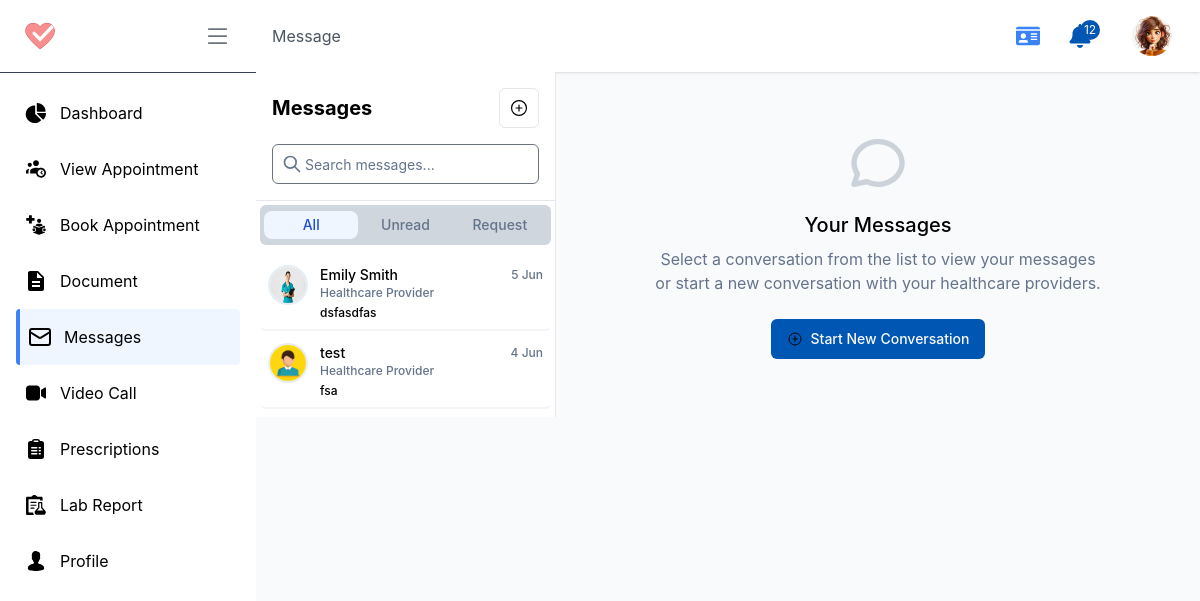
The app's page /p/message/ (signed in), older data.
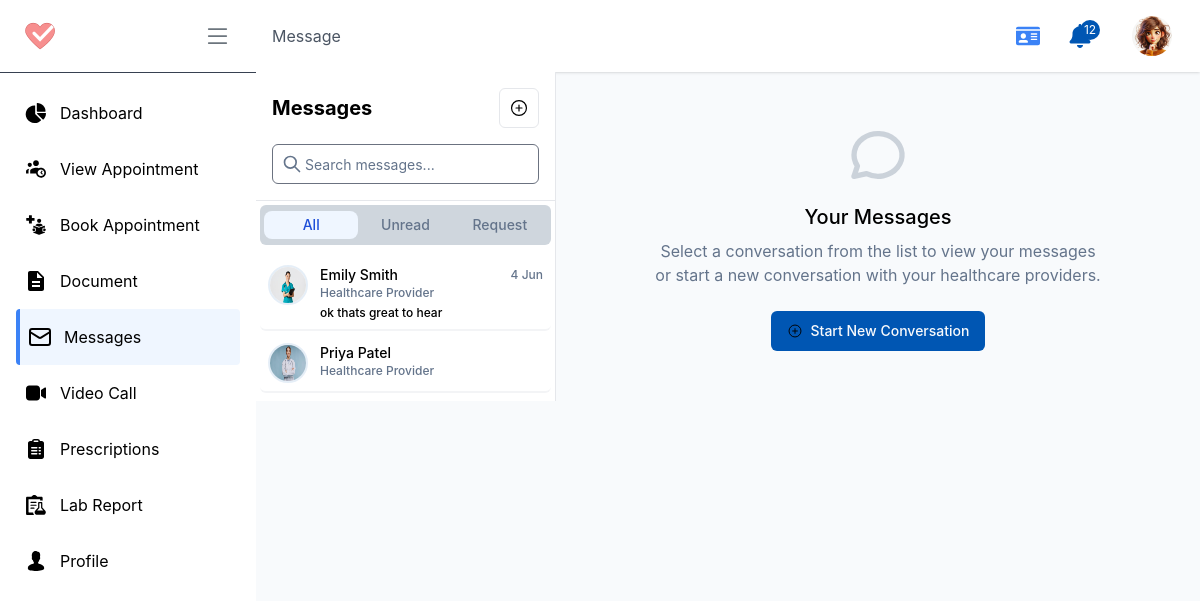
The same page, newer data.
### account/models.py (models this page shows, shortened)
class Conversation(models.Model):
    participants = models.ManyToManyField(Profile, related_name='conversations')
    status_choices = (
        ('active', 'Active'),
        ('requested', 'Requested'),
        ('archived', 'Archived'),
        ('deleted', 'Deleted'),
    )
    status = models.CharField(max_length=10, choices=status_choices, default='requested')
    created_at = models.DateTimeField(auto_now_add=True)

class Profile(models.Model):
    user = models.OneToOneField(User, on_delete=models.CASCADE, related_name="profile")
    role = models.CharField(max_length=10, choices=USER_ROLES, default='patient')
    profile_pic = models.ImageField(upload_to='profile_pictures/', default='profile_pictures/default.jpg')
    phone_regex = RegexValidator(regex=r'^\+?1?\d{9,15}$', message="Phone number must be entered in the format: '+999999999'. Up to 15 digits allowed.")
    ph_number = models.CharField(validators=[phone_regex], max_length=16, blank=True) # validators should be a list
    address = models.CharField(max_length=255, blank=True)
    date_of_birth = models.DateField(null=True, blank=True)
    gender = models.CharField(max_length=10, choices=[('male', 'Male'), ('female', 'Female'), ('other', 'Other')], blank=True)
    email_notification = models.BooleanField(default=True)
    sms_notification = models.BooleanField(default=True)
    reminders = models.BooleanField(default=True)
    created_at = models.DateTimeField(auto_now_add=True)
    updated_at = models.DateTimeField(auto_now=True)
    is_active = models.BooleanField(default=True)
    is_verified = models.BooleanField(default=False)

class Message(models.Model):
    conversation = models.ForeignKey(Conversation, on_delete=models.CASCADE, related_name='messages')
    sender       = models.ForeignKey(Profile, on_delete=models.CASCADE, related_name='sent_messages')
    content      = models.TextField()
    file        = models.FileField(upload_to='conversation_files/', blank=True, null=True)
    timestamp    = models.DateTimeField(auto_now_add=True)
    read         = models.BooleanField(default=False)
    class Meta:
        ordering = ['timestamp']

### patient/views.py (the view)
# urls.py: path('message/', message, name='message'),
def message(request: HttpRequest):
    profile : Profile = request.user.profile
    conversations = Conversation.objects.filter(
        participants=profile
    )
    connected_paritcipants = []
    for conversation in conversations:
        conversation.other_participant = conversation.participants.exclude(
            id=profile.id
        ).first()
        if conversation.other_participant:
            connected_paritcipants.append(conversation.other_participant)
        conversation.last_message = conversation.messages.last()
        print (conversation.status )
        conversation.has_unread = conversation.messages.filter(
            read=False
        ).exclude(sender=profile).exists()
    connected_ids = [p.id for p in connected_paritcipants]
    connected_ids.append(profile.id)
    if profile.role == 'doctor':
        not_connected_usr = Profile.objects.exclude(id__in=connected_ids).filter(role='patient')
    else:
        not_connected_usr = Profile.objects.exclude(id__in=connected_ids).filter(role='doctor')
    context = {
        'profile': profile,
        'conversations': conversations,
        'not_connected_usr': not_connected_usr,
    }
    return render(request, 'pages/patient/message.html', context)

### home/templatetags/url_resolver.py (called while the page is built)
@register.simple_tag
def role_to_url(role, destination):
    try:
        return reverse(f"{role}:{destination}")
    except NoReverseMatch:
        return "#"  # fallback URL if the view is not found

### templates/pages/patient/message.html (shortened to what the changed rows need)
{% extends "pages/patient/P_base.html" %}
{% load static %}
{% block content %}
<section>
    <div class="grid md:grid-cols-[300px_1fr]">
        <div id="sidebarConvList"
            class="hidden md:flex flex-col border-r h-[calc(100vh-4rem)] w-3/4 md:w-auto  absolute md:relative bg-white z-20">
            <div class="p-4 border-b">
                <div class="flex items-center justify-between mb-4">
                    <h2 class="text-xl font-bold">Messages</h2>
                </div>
            </div>
            <div class="flex-1 overflow-auto">
                <div id="conversation-list" class="space-y-1 px-1 py-2">
                    {% for conversation in conversations %}
                    <button  data-unread="{{ conversation.has_unread }}" data-conversation-id="{{ conversation.id }}" class="conversation-item flex items-start gap-3 p-2 rounded-md w-full text-left transition-colors font-medium border-b-2 border-gray-100 hover:bg-gray-50 {% if conversation.id == active_conversation_id %}bg-blue-50 {% endif %}">
                        <div class="relative">
                            <div class="relative flex h-10 w-10 shrink-0 overflow-hidden rounded-full border-2 border-primary/10">
                                <img class="aspect-square h-full w-full conversation-avatar" src=" {{ conversation.other_participant.profile_pic.url }}" alt="{{ conversation.other_participant.user.first_name }}">
                            </div>
                        </div>
                        <div class="flex-1 min-w-0">
                            <div class="flex justify-between items-center">
                                <p class="text-sm font-medium truncate conversation-name">{{ conversation.other_participant.user.first_name }}</p>
                                <span class="text-xs text-muted-foreground">{{ conversation.last_message.timestamp|date:"j M" }}</span>
                            </div>
                            <p class="text-xs text-muted-foreground conversation-role">{{ conversation.other_participant.specialty|default:"Healthcare Provider" }}</p>
                            <p class="text-xs truncate mt-1 last-chat">{{ conversation.last_message.content|truncatechars:50 }}</p>
                        </div>
                    </button>
                    {% empty %}
                    <div class="p-8 text-center text-gray-500">
                        <i class="fas fa-comments text-4xl mb-4"></i>
                        <p>No conversations yet</p>
                    </div>
                    {% endfor %}
                </div>
            </div>
        </div>
    </div>
</section>
{% endblock content %}

Row changes from the older to the newer data that the page shows:
removed Conversation: other_participant.profile_pic (placeholder picture), other_participant.user.first_name "test", last_message.timestamp "4 Jun", other_participant.specialty "Healthcare Provider", last_message.content "fsa"
computed for Conversation "Emily Smith": last_message.timestamp "5 Jun" → "4 Jun"; last_message.content "dsfasdfas" → "ok thats great to hear"
added Conversation: other_participant.profile_pic (picture), other_participant.user.first_name "Priya Patel", other_participant.specialty "Healthcare Provider"
